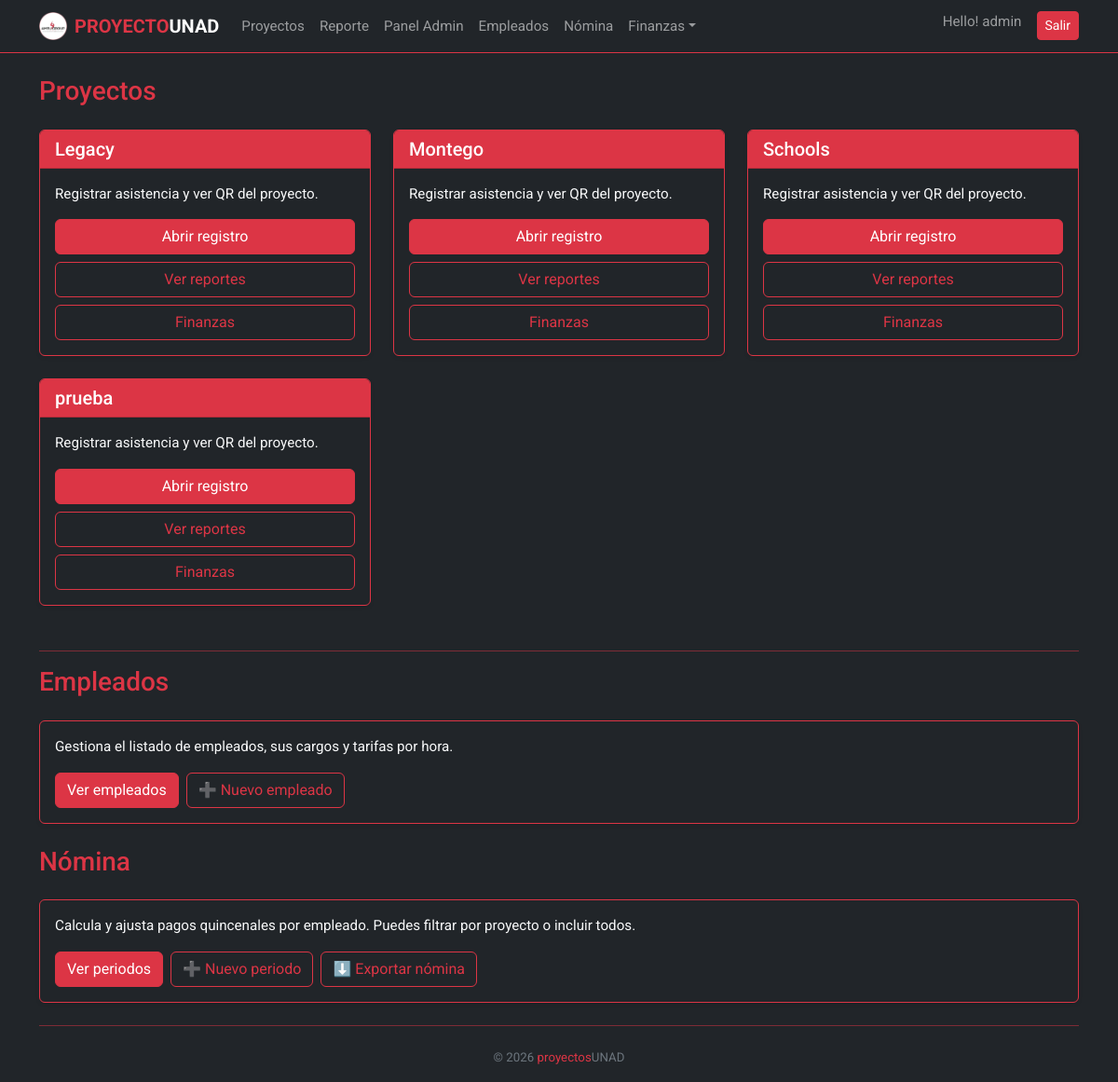
The app's page / (signed in) with its own data.
### attendance/models.py (models this page shows, shortened)
class Project(models.Model):
    name = models.CharField("Proyecto", max_length=120, unique=True)
    slug = models.SlugField(max_length=140, unique=True, blank=True)
    supervisors = models.ManyToManyField(User, related_name="supervised_projects", blank=True)
    employees = models.ManyToManyField("Employee", related_name="projects", blank=True)
    contract_value = models.DecimalField(
        "Valor del contrato (USD)",
        max_digits=12, decimal_places=2,
        default=Decimal("0.00"),
        validators=[MinValueValidator(Decimal("0.00"))],
    )
    qr_secret = models.CharField(max_length=64, default=secrets.token_urlsafe, editable=False)
    class Meta:
        ordering = ["name"]

### attendance/views.py (the view)
# urls.py: path("", views.dashboard_view, name="dashboard"),
@login_required
def dashboard_view(request):
    if request.user.is_superuser:
        projects = Project.objects.all()
    else:
        projects = request.user.supervised_projects.all()
    return render(request, "attendance/dashboard.html", {"projects": projects})

### attendance/templates/attendance/dashboard.html (shortened to what this page needs)
{% extends "attendance/base.html" %}
{% block content %}
<h3 class="mb-4 text-danger">Proyectos</h3>
<div class="row g-4 mb-5">
  {% for p in projects %}
  <div class="col-md-4">
    <div class="card bg-dark text-light border-danger shadow-sm h-100">
      <div class="card-header bg-danger text-white">
        <h5 class="mb-0">{{ p.name }}</h5>
      </div>
      <div class="card-body d-flex flex-column">
        <p class="flex-grow-1">Registrar asistencia y ver QR del proyecto.</p>
        <div class="d-grid gap-2">
          <a href="{% url 'scan' p.slug %}" class="btn btn-danger">Abrir registro</a>
          <a href="{% url 'report' %}?project={{ p.slug }}" class="btn btn-outline-danger">Ver reportes</a>
          {% if request.user.is_superuser %}
            <a href="{% url 'project_finance_dashboard' p.slug %}" class="btn btn-outline-danger">Finanzas</a>
          {% endif %}
        </div>
      </div>
    </div>
  </div>
  {% empty %}
    <p class="text-muted">No tienes proyectos asignados.</p>
  {% endfor %}
</div>
{% if request.user.is_superuser %}
  <hr class="border-danger opacity-50">
  <h3 class="mb-4 text-danger">Empleados</h3>
  <div class="card bg-dark text-light border-danger shadow-sm mb-4">
    <div class="card-body">
      <p class="mb-3">Gestiona el listado de empleados, sus cargos y tarifas por hora.</p>
      <div class="d-grid gap-2 d-md-flex">
        <a href="{% url 'employee_list' %}" class="btn btn-danger">Ver empleados</a>
        <a href="{% url 'employee_new' %}" class="btn btn-outline-danger">➕ Nuevo empleado</a>
      </div>
    </div>
  </div>
  <h3 class="mb-4 text-danger">Nómina</h3>
  <div class="card bg-dark text-light border-danger shadow-sm">
    <div class="card-body">
      <p class="mb-3">Calcula y ajusta pagos quincenales por empleado. Puedes filtrar por proyecto o incluir todos.</p>
      <div class="d-grid gap-2 d-md-flex">
        <a href="{% url 'payroll_list' %}" class="btn btn-danger">Ver periodos</a>
        <a href="{% url 'payroll_new' %}" class="btn btn-outline-danger">➕ Nuevo periodo</a>
        <a href="{% url 'payroll_export_xlsx' %}" class="btn btn-outline-danger">⬇️ Exportar nómina</a>
      </div>
    </div>
  </div>
{% endif %}
{% endblock %}

### attendance/templates/attendance/base.html (shortened to what this page needs)
<!doctype html>
<html lang="es">
<head>
  {% load static %}
  <link href="https://cdn.jsdelivr.net/npm/bootstrap@5.3.3/dist/css/bootstrap.min.css" rel="stylesheet">
</head>
<body class="bg-dark text-light">
{% if not kiosk %}
<nav class="navbar navbar-expand-lg navbar-dark bg-dark border-bottom border-danger mb-4">
  <div class="container">
    <a class="navbar-brand fw-bold d-flex align-items-center" href="{% url 'dashboard' %}">
      <img src="{% static 'img/LOGO_PERFIL_AMBU_GROUP.png' %}" alt="AmbuGroup" class="logo-rotating">
      <span><span class="text-danger">PROYECTO</span>UNAD</span>
    </a>
    <div class="collapse navbar-collapse" id="mainNav">
      <ul class="navbar-nav me-auto mb-2 mb-lg-0">
        <li class="nav-item"><a class="nav-link" href="{% url 'dashboard' %}">Proyectos</a></li>
        <li class="nav-item"><a class="nav-link" href="{% url 'report' %}">Reporte</a></li>
        {% if request.user.is_authenticated and request.user.is_superuser %}
          <li class="nav-item"><a class="nav-link" href="{% url 'backoffice' %}">Panel Admin</a></li>
          <li class="nav-item"><a class="nav-link" href="{% url 'employee_list' %}">Empleados</a></li>
          <li class="nav-item"><a class="nav-link" href="{% url 'payroll_list' %}">Nómina</a></li>
          <li class="nav-item dropdown">
            <a class="nav-link dropdown-toggle" href="#" data-bs-toggle="dropdown" role="button">Finanzas</a>
          </li>
        {% endif %}
      </ul>
      <ul class="navbar-nav ms-auto">
        {% if request.user.is_authenticated %}
          <li class="nav-item">
            <span class="navbar-text me-3">Hello! {{ request.user.get_username }}</span>
          </li>
          <li class="nav-item">
            <form method="post" action="{% url 'logout' %}" class="d-inline">
              <button type="submit" class="btn btn-sm btn-danger">Salir</button>
            </form>
          </li>
        {% else %}
          <li class="nav-item">
            <a class="btn btn-sm btn-danger" href="{% url 'login' %}">Ingresar</a>
          </li>
        {% endif %}
      </ul>
    </div>
  </div>
</nav>
{% endif %}
<div class="container">
  {% block content %}{% endblock %}
  {% if not kiosk %}
    <hr class="border-danger opacity-50 my-4">
    <footer class="pb-3 text-center text-secondary small">
      © {{ now|default:2026}} <span class="text-danger">proyectos</span>UNAD
    </footer>
  {% endif %}
</div>
</body>
</html>

### attendance/templates/attendance/base.html (style rules this page uses)
:root { --bs-body-font-family: 'Roboto', sans-serif; --bs-body-font-size: 0.95rem; --bs-body-font-weight: 400; --bs-body-line-height: 1.5; }
body { font-family: var(--bs-body-font-family) !important; font-size: var(--bs-body-font-size) !important; font-weight: var(--bs-body-font-weight) !important; line-height: var(--bs-body-line-height) !important; }
h1, h2, h3, h4, h5, h6 { font-weight: 500; }
.logo-rotating { width: 30px; height: 30px; margin-right: 8px; animation: spin 5s linear infinite; transform-style: preserve-3d; }

### records on screen
Project: name "Legacy"
Project: name "Montego"
Project: name "Schools"
Project: name "prueba"

### other values on screen
{{ request.user.get_username }} "admin"
{{ now|default:2026 }} "2026"
